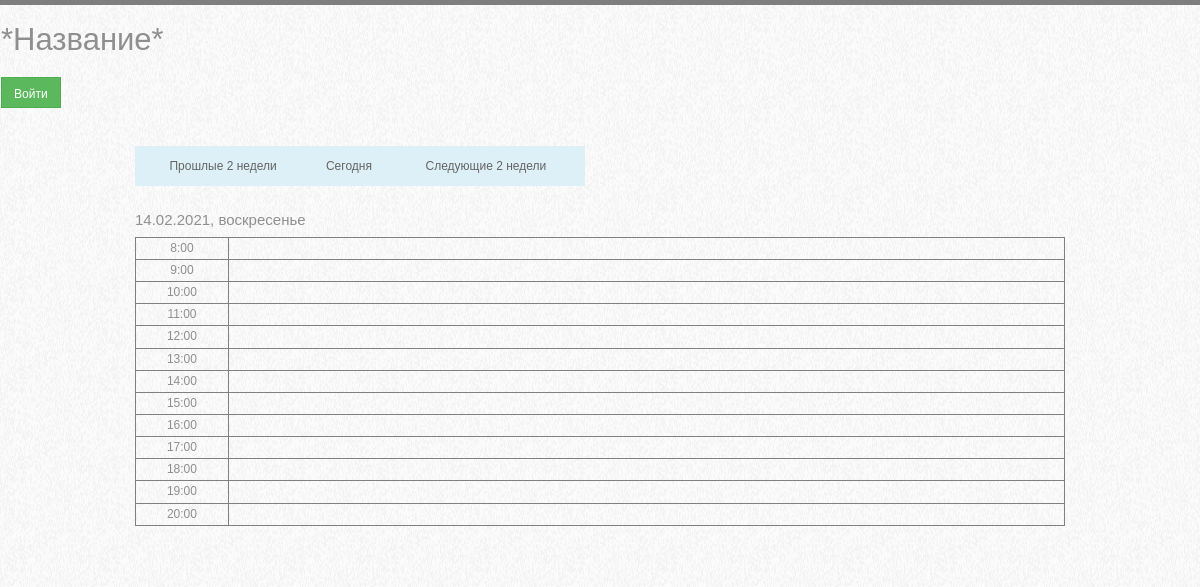
The app's page /one_day/14.02.2021 with its own data.
### data/notes.py (models this page shows, shortened)
class Note(SqlAlchemyBase, UserMixin):
    __tablename__ = 'notes'
    id = sqlalchemy.Column(sqlalchemy.Integer, primary_key=True, autoincrement=True)
    date = sqlalchemy.Column(sqlalchemy.String, nullable=True)
    time = sqlalchemy.Column(sqlalchemy.String, nullable=True)
    text = sqlalchemy.Column(sqlalchemy.Text, nullable=False)
    horse = sqlalchemy.Column(sqlalchemy.Text, nullable=True)

### main.py (the view)
@app.route('/one_day/<date>')
def one_day(date):
    try:
        if current_user.is_authenticated:
            return redirect(f'one_day_admin/{date}')
        dd = date.split('.')
        d = datetime.datetime(year=int(dd[2]), month=int(dd[1]), day=int(dd[0]))
        date_weekday = date + ', ' + WEEK[d.weekday()]
        a = now - d
        if abs(a.days) >= 15:
            date = date + '. Этот день недоступен'
            return render_template('one_day.html', title=date_weekday, date=date, dict={})
        if d.weekday() == 2:
            date = '.'.join(date.split('.')[:2]) + '. Выходной'
            return render_template('one_day.html', title=date_weekday, date=date, dict={})
        session = create_session()
        notes = session.query(Note).filter(Note.date == date)
        diction = {}
        for note in notes:
            if note.time in diction:
                diction[note.time].append(note)
            else:
                diction[note.time] = [note]
        dict = {}
        k = sorted(list(diction.keys()))
        k.sort(key=lambda x: int(x.split(':')[0]))
        for i in k:
            dict[i] = diction[i]
        return render_template('one_day.html', title=date, date=date_weekday, dict=dict)
    except Exception as ex:
        print(ex)
        return redirect('/error')

### data/db_session.py (called while the page is built)
def create_session() -> Session:
    global __factory
    return __factory()

### templates/one_day.html
{% extends "base.html" %}
{% block content %}
<table
        style="text-align: left; width: 450px; height: 40px; background-color: #DEF0F7; "
        border="0" cellpadding="0" cellspacing="2">
    <tbody>
    <tr>
        <td style="text-align: center;"><a style="color: #646464;" href="/ago">
            Прошлые 2 недели</a></td>
        <td style="text-align: center;"><a style="color: #646464;" href="/today">
            Сегодня</a></td>
        <td style="text-align: center"><a style="color: #646464;" href="/next">
            Следующие 2 недели</a></td>
    </tr>
    </tbody>
</table>
<br>
<h4>{{ date }}</h4>
<table style="text-align: left; width: 100%;" border="1" cellpadding="2"
       cellspacing="0">
    <tbody>
    {% for time in dict %}
        <tr>
            <td style="vertical-align: top; text-align: center; width: 10%;">{{time}}</td>
            <td style="vertical-align: top;">
                {% for note in dict[time] %}
                {% if note.text != '-' and note.text != ''%}
                    <div>Имя ребенка: {{note.text}}</div>
                    <div>Лошадь: {{note.horse}}</div>
                    <div>______________________________________________</div>
                {% else %}
                    <br>
                {% endif %}
                {% endfor %}
            </td>
        </tr>
    {% endfor %}
    </tbody>
</table>
<br><br>
{% endblock %}

### records on screen
Note: time "8:00"
Note: time "9:00"
Note: time "10:00"
Note: time "11:00"
Note: time "12:00"
Note: time "13:00"
Note: time "14:00"
Note: time "15:00"
Note: time "16:00"
Note: time "17:00"
Note: time "18:00"
Note: time "19:00"
Note: time "20:00"

### other values on screen
{{ date }} "14.02.2021, воскресенье"
